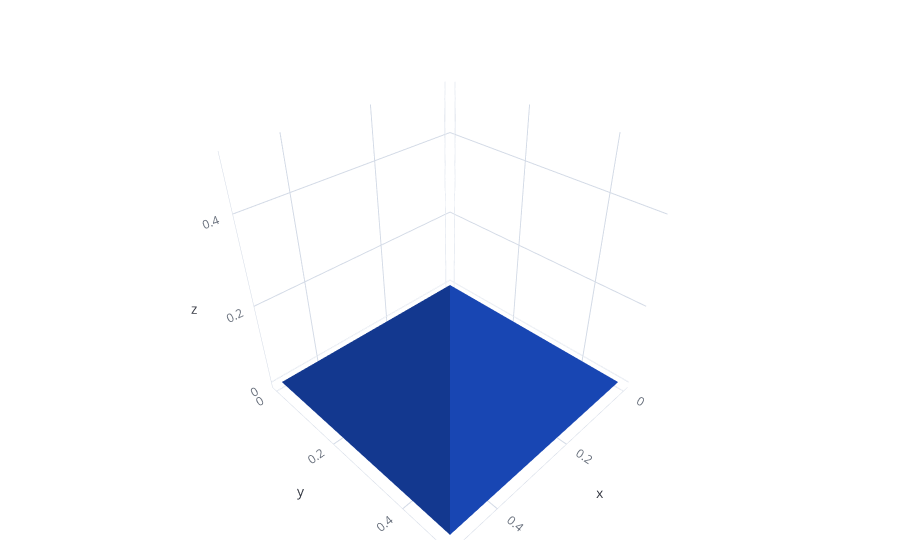

The code cell stored with this chart in its notebook:
### Code cell
from baysic.pyro_wp import WyckoffSet
import plotly.graph_objects as go

wset = WyckoffSet(205, 'd')
x, y, z = np.array(wset.asu.shape_vertices()).astype(float).T

go.Figure(go.Mesh3d(x=x, y=y, z=z, alphahull=0, flatshading=True))

### Figure 1 — Plotly figure (JSON) as saved in the notebook; plotly's stock layout.template omitted (floating-point values rounded to 4 significant figures)
{"data": [{"alphahull": 0, "flatshading": true, "type": "mesh3d", "x": [0, 0, 0.5, 0.5, 0.5], "y": [0, 0.5, 0, 0.5, 0.5], "z": [0, 0, 0, 0, 0.5]}], "layout": {}}
